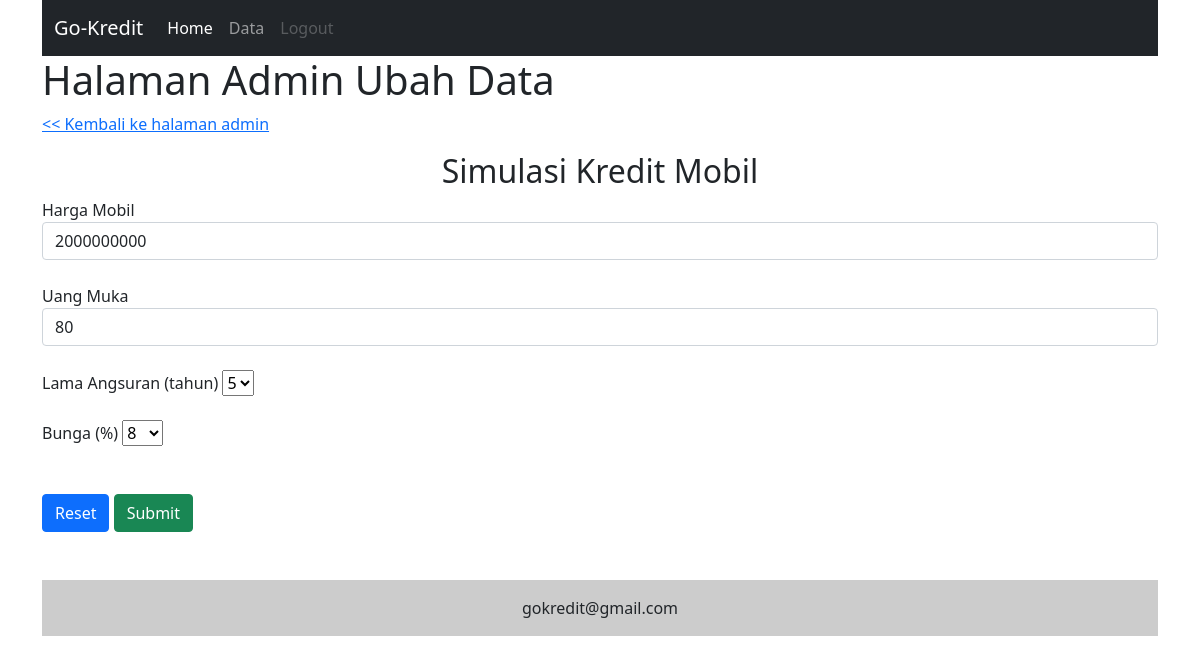
Page /admin/ubah.php?id=33 on the committed database.
### tables this page shows
CREATE TABLE `tb_kredit` (
  `id` int(20) NOT NULL,
  `harga_mobil` int(20) NOT NULL,
  `uang_muka` int(20) NOT NULL,
  `angsuran` int(20) NOT NULL,
  `bunga` int(20) NOT NULL
);

### admin/functions.php (called while the page is built, shortened)
<?php
$conn = mysqli_connect('localhost','root','','kredit');
function query($query)
{
    global $conn;
    $result = mysqli_query($conn, $query);
    $rows = [] ;
    while ($row = mysqli_fetch_assoc($result)){
    $rows[] =$row;
    }
    return $rows;
}

### admin/ubah.php (the view, shortened to what this page needs)
<?php include("header.php") ?>
<?php require 'functions.php';
if(isset($_GET['id'])){
    $id = $_GET['id'];
}else{
    $id = "";
}
$rows = query("SELECT * FROM tb_kredit WHERE id= $id")[0];
?>
    <h1>Halaman Admin Ubah Data</h1>
    <div class="mb-3 row">
        <a href="halaman.php">
            << Kembali ke halaman admin</a>
    </div>
    <h2 class="text-center">Simulasi Kredit Mobil</h2>
    <form action="<?php echo htmlspecialchars($_SERVER["PHP_SELF"]); ?>" method="post">
        <div class="form-group">
            <label for="HargaMobil">Harga Mobil</label>
            <input name="HargaMobil" class="form-control" required type="text" placeholder="Minimal 100000000" min="100000000"
            value="<?= $rows["harga_mobil"]; ?>">
        </div>
        <div class="form-group">
            <label for="UangMuka">Uang Muka</label>
            <input class="form-control" name="UangMuka" required type="text" placeholder="Min 30% dan Max 100% " min="30" max="100"
            value="<?= $rows["uang_muka"]; ?>">
        </div>
        <div class="form-group">
            <label for="Angsuran">Lama Angsuran (tahun) </label>
            <select class="custom-select" name="Angsuran" required>
                <option <?php echo $rows["angsuran"] == '5' ? "selected" : "" ?>>5</option>
            </select>
        </div>
        <div class="form-group">
            <label for="Bunga">Bunga (%) </label>
            <select class="custom-select" name="Bunga" required>
                <option <?php echo $rows["bunga"] == '8' ? "selected" : "" ?>>8</option>
            </select>
        </div>
        <div class="cpl-sm-10">
            <button class="btn btn-primary" type="reset" name="reset" href="ubah.php">Reset</button>
            <button class="btn btn-success" type="submit" name="submit" href="halaman.php">Submit</button>
        </div>
    <?php include("footer.php") ?>

### rows in the picture
tb_kredit: HargaMobil "2000000000", UangMuka "80", Angsuran "5", Bunga "8"
